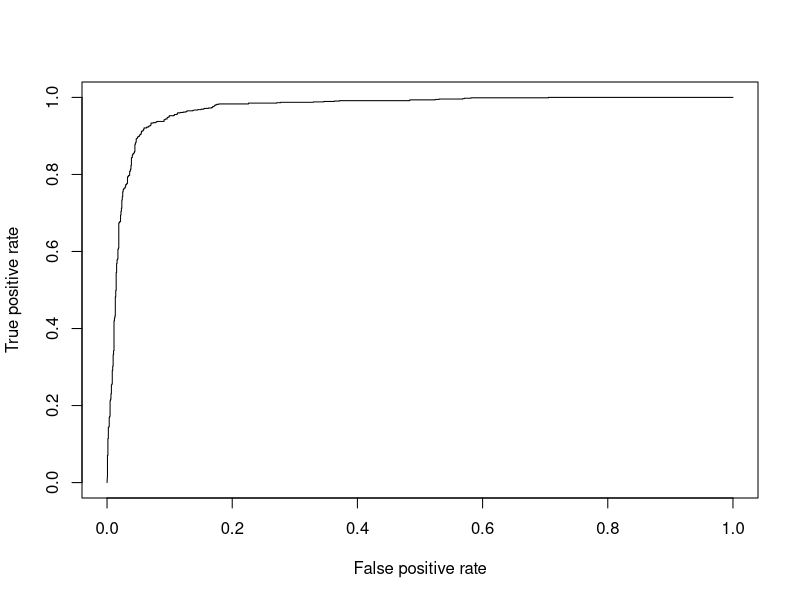
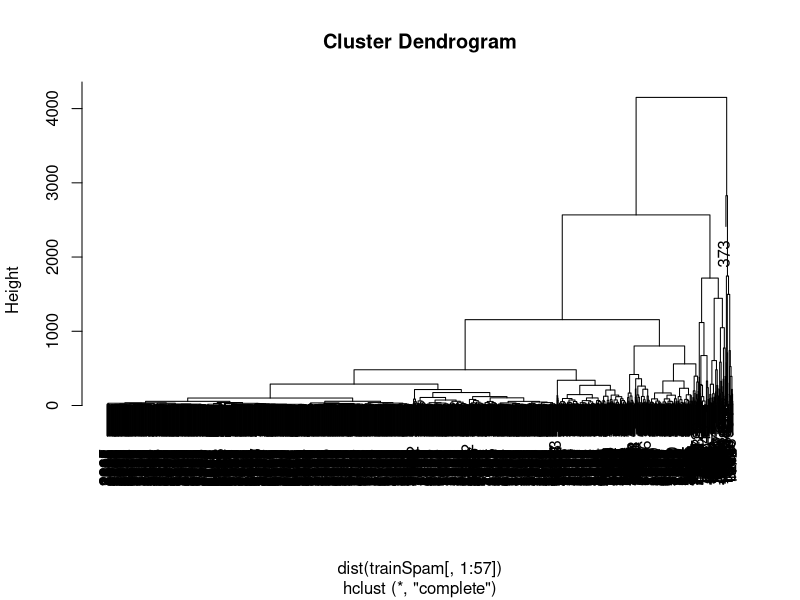
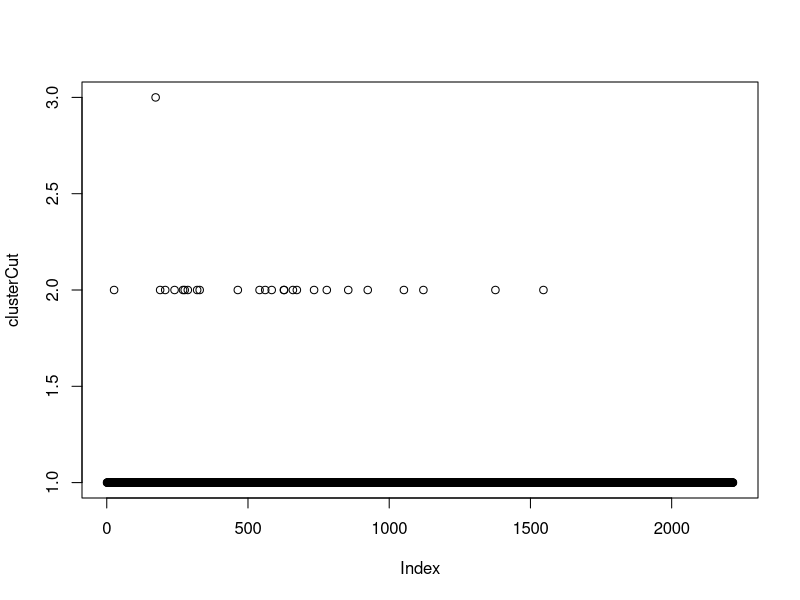

The R script that drew these images, in order:
# SPAM 
library(kernlab)

# loading the data
data(spam)

str(spam)

#subsampling
set.seed(1)
train=rbinom(4601,size=1,prob=0.5)

# no of observations with 0s and 1s
table(train)

#Assigning train and test datasets

trainSpam=spam[train==1,]
testSpam=spam[train==0,]

#EDA on trainSpam dataset

#Summary gives spam:867, nonspam:1350
summary(trainSpam$type)

#60% prediction ability at base model prediction

#Logistic Regression

mylogit=glm(type~.,data=trainSpam,family="binomial")

summary(mylogit)

#Significant variables: our, over, remove, free, hp, charDollar, charExclamation, capitalTotal
#internet,order,mail,business,you,num000,george,data, technology,project,re,edu,capitalAve


anova(mylogit,test="Chisq")


library(pscl)
pR2(mylogit)

library(ROCR)



results=predict(mylogit,testSpam,type='response')

misClassificError=mean(results!=testSpam$type)




p=predict(mylogit,testSpam,type="response")
pr=prediction(p,testSpam$type)
prf=performance(pr,measure="tpr",x.measure="fpr")
plot(prf)
auc=performance(pr,measure="auc")
auc=auc@y.values[[1]]
auc


#Confusion Matrix

p=predict(mylogit,testSpam,type="response")
predictedSpam=rep("nonspam",dim(testSpam)[1])

predictedSpam[mylogit$fitted>0.5]="spam"

table(predictedSpam,testSpam$type)



mylogit1=glm(type~our+over+remove+free+hp+charDollar+charExclamation+capitalTotal+
               +              internet+order+mail+business+you+num000+george+data+technology+project+re+edu+capitalAve,data=trainSpam,family="binomial")


#Hierarchical Clustering
clusters=hclust(dist(trainSpam[,1:57]))
plot(clusters)

#Cutting trees
clusterCut=cutree(clusters,3)
plot(clusterCut)
